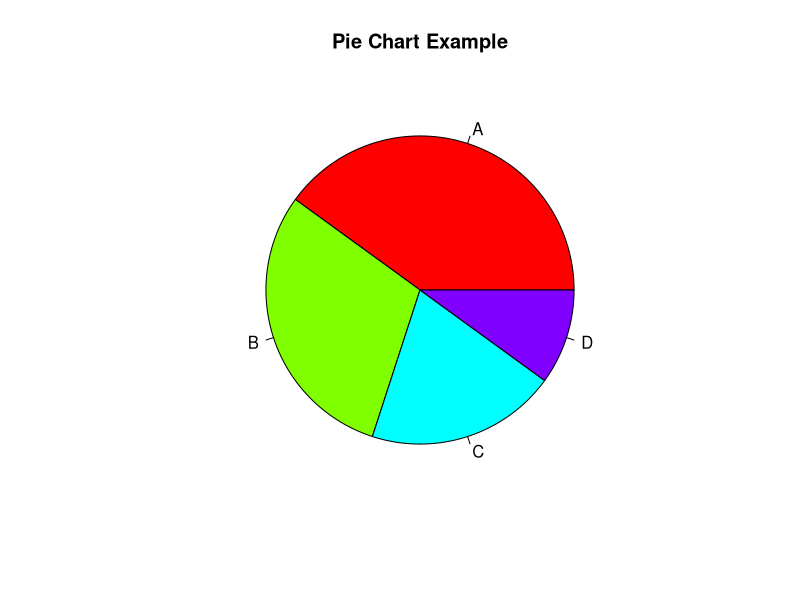

R code for this plot:


slices <- c(40, 30, 20, 10)  # Percentages
labels <- c("A", "B", "C", "D")  # Labels for each slice

pie(slices, labels = labels, main = "Pie Chart Example", col = rainbow(length(slices)))
